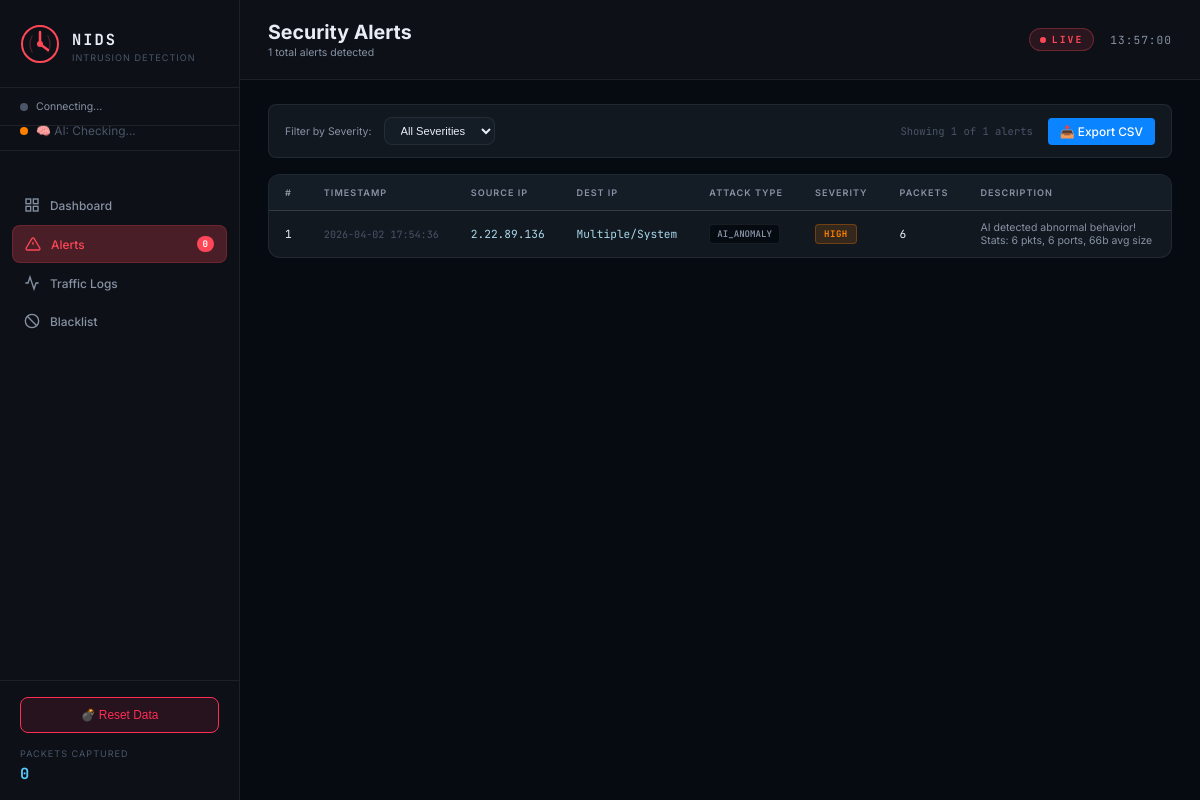
Screenshot of /alerts with the database file from the repository.
### tables this page shows
CREATE TABLE alerts (
            id          INTEGER PRIMARY KEY AUTOINCREMENT,
            timestamp   TEXT    NOT NULL,
            source_ip   TEXT    NOT NULL,
            dest_ip     TEXT,
            alert_type  TEXT    NOT NULL,
            severity    TEXT    DEFAULT 'MEDIUM',
            description TEXT,
            packet_count INTEGER DEFAULT 1
        );

### app.py (the view)
@app.route("/alerts")
def alerts_page():
    severity = request.args.get("severity", "")
    page     = int(request.args.get("page", 1))
    per_page = 50
    offset   = (page - 1) * per_page
    alerts      = get_alerts(limit=per_page, offset=offset,
                              severity_filter=severity or None)
    total_count = get_alert_count()
    total_pages = max(1, (total_count + per_page - 1) // per_page)
    return render_template(
        "alerts.html",
        alerts       = alerts,
        total_count  = total_count,
        page         = page,
        total_pages  = total_pages,
        severity     = severity,
        active_page  = "alerts",
    )

### database.py (called while the page is built)
def get_connection():
    conn = sqlite3.connect(DB_PATH, check_same_thread=False)
    conn.row_factory = sqlite3.Row  # Allows accessing columns by name (like a dict)
    return conn

def get_alerts(limit=100, offset=0, severity_filter=None):
    try:
        conn = get_connection()
        if severity_filter:
            rows = conn.execute("""
                SELECT * FROM alerts WHERE severity = ?
                ORDER BY id DESC LIMIT ? OFFSET ?
            """, (severity_filter, limit, offset)).fetchall()
        else:
            rows = conn.execute("""
                SELECT * FROM alerts ORDER BY id DESC LIMIT ? OFFSET ?
            """, (limit, offset)).fetchall()
        conn.close()
        return [dict(row) for row in rows]
    except Exception as e:
        logger.error("Failed to fetch alerts: %s", e)
        return []

def get_alert_count():
    try:
        conn = get_connection()
        count = conn.execute("SELECT COUNT(*) FROM alerts").fetchone()[0]
        conn.close()
        return count
    except Exception:
        return 0

### templates/alerts.html (shortened to what this page needs)
{% extends "base.html" %}
{% block page_title %}Security Alerts{% endblock %}
{% block page_subtitle %}{{ total_count }} total alerts detected{% endblock %}
{% block content %}
<div class="filter-bar">
    <form method="GET" action="/alerts" class="filter-form">
        <label class="filter-label">Filter by Severity:</label>
        <select name="severity" class="filter-select" onchange="this.form.submit()">
            <option value="">All Severities</option>
        </select>
    </form>
    <div style="display: flex; align-items: center; gap: 15px;">
        <span class="filter-count">Showing {{ alerts|length }} of {{ total_count }} alerts</span>
        <a href="/api/export/csv" class="page-btn" style="background:#0a84ff; color:#fff; border:none; padding:6px 12px; border-radius:4px; text-decoration:none; font-size: 0.85rem; font-weight: 500;">📥 Export CSV</a>
    </div>
</div>
<div class="table-card">
    <table class="data-table">
        <thead>
            <tr>
                <th>#</th>
                <th>Timestamp</th>
                <th>Source IP</th>
                <th>Dest IP</th>
                <th>Attack Type</th>
                <th>Severity</th>
                <th>Packets</th>
                <th>Description</th>
            </tr>
        </thead>
        <tbody>
            {% for alert in alerts %}
            <tr class="table-row sev-row-{{ alert.severity|lower }}">
                <td class="mono">{{ alert.id }}</td>
                <td class="mono timestamp">{{ alert.timestamp }}</td>
                <td class="mono ip-cell">{{ alert.source_ip }}</td>
                <td class="mono ip-cell">{{ alert.dest_ip or '—' }}</td>
                <td>
                    <span class="type-badge type-{{ alert.alert_type|lower|replace('_','-') }}">
                        {{ alert.alert_type }}
                    </span>
                </td>
                <td>
                    <span class="sev-badge sev-{{ alert.severity|lower }}">
                        {{ alert.severity }}
                    </span>
                </td>
                <td class="mono">{{ alert.packet_count or 1 }}</td>
                <td class="desc-cell">{{ alert.description or '—' }}</td>
            </tr>
            {% else %}
            <tr>
                <td colspan="8" class="empty-row">No alerts found.</td>
            </tr>
            {% endfor %}
        </tbody>
    </table>
</div>
{% endblock %}

### static/css/style.css (style rules this page uses)
:root { --bg-deep: #060b12; --bg-dark: #0d1117; --bg-card: #111820; --bg-panel: #141c26; --bg-hover: #1a2535; --border: rgba(255,255,255,0.07); --border-glow: rgba(255,71,87,0.3); --text-primary: #e8edf5; --text-secondary: #8892a4; --text-dim: #4a5568; --text-mono: #a8d8ea; --accent: #ff4757; --accent-dim: rgba(255,71,87,0.25); --accent-glow: 0 0 20px rgba(255,71,87,0.3); --critical: #ff2d55; --high: #ff7f00; --medium: #ffd700; --low: #2ed573; --info: #5ac8fa; --blue: #007aff; --green: #34c759; --sidebar-w: 240px; --radius: 8px; --radius-lg: 12px; }
*, *::before, *::after { box-sizing: border-box; margin: 0; padding: 0; }
html { font-size: 14px; }
body { font-family: 'Inter', -apple-system, sans-serif; background: var(--bg-deep); color: var(--text-primary); display: flex; min-height: 100vh; overflow-x: hidden; }
.sev-badge, .sev { display: inline-flex; align-items: center; font-family: 'JetBrains Mono', monospace; font-size: 0.65rem; font-weight: 700; padding: 3px 8px; border-radius: 4px; text-transform: uppercase; letter-spacing: 0.5px; }
.sev-high { background: rgba(255,127,0,0.15); color: var(--high); border: 1px solid rgba(255,127,0,0.3); }
.type-badge { display: inline-block; font-family: 'JetBrains Mono', monospace; font-size: 0.65rem; font-weight: 600; padding: 3px 7px; border-radius: 4px; background: var(--bg-deep); border: 1px solid var(--border); color: var(--text-secondary); white-space: nowrap; }
.table-card { background: var(--bg-card); border: 1px solid var(--border); border-radius: var(--radius-lg); overflow: hidden; overflow-x: auto; }
.data-table { width: 100%; border-collapse: collapse; font-size: 0.8rem; }
.data-table thead th { background: var(--bg-panel); padding: 12px 16px; text-align: left; font-size: 0.65rem; font-weight: 600; color: var(--text-secondary); text-transform: uppercase; letter-spacing: 1px; border-bottom: 1px solid var(--border); white-space: nowrap; }
.data-table tbody td { padding: 10px 16px; border-bottom: 1px solid rgba(255,255,255,0.04); vertical-align: middle; }
.table-row:last-child td { border-bottom: none; }
.mono { font-family: 'JetBrains Mono', monospace; }
.timestamp { color: var(--text-dim); font-size: 0.72rem; white-space: nowrap; }
.ip-cell { color: var(--text-mono); white-space: nowrap; }
.desc-cell { max-width: 350px; color: var(--text-secondary); font-size: 0.75rem; }
.filter-bar { display: flex; align-items: center; justify-content: space-between; background: var(--bg-card); border: 1px solid var(--border); border-radius: var(--radius); padding: 12px 16px; margin-bottom: 16px; }
.filter-form { display: flex; align-items: center; gap: 12px; }
.filter-label { font-size: 0.75rem; color: var(--text-secondary); }
.filter-select { background: var(--bg-panel); border: 1px solid var(--border); color: var(--text-primary); padding: 6px 12px; border-radius: var(--radius); font-size: 0.8rem; outline: none; cursor: pointer; }
.filter-count { font-size: 0.75rem; color: var(--text-dim); font-family: 'JetBrains Mono', monospace; }
.page-btn { background: var(--bg-card); border: 1px solid var(--border); color: var(--text-secondary); padding: 6px 12px; border-radius: var(--radius); font-size: 0.8rem; text-decoration: none; transition: all 0.15s; }

### rows the page displays
alerts: id "1", timestamp "2026-04-02 17:54:36", source_ip "2.22.89.136", dest_ip "Multiple/System", alert_type "AI_ANOMALY", severity "HIGH", packet_count "6", description "AI detected abnormal behavior! Stats: 6 pkts, 6 ports, 66b avg size"

### other values shown
{{ total_count }} "1"
{{ alerts|length }} "1"
